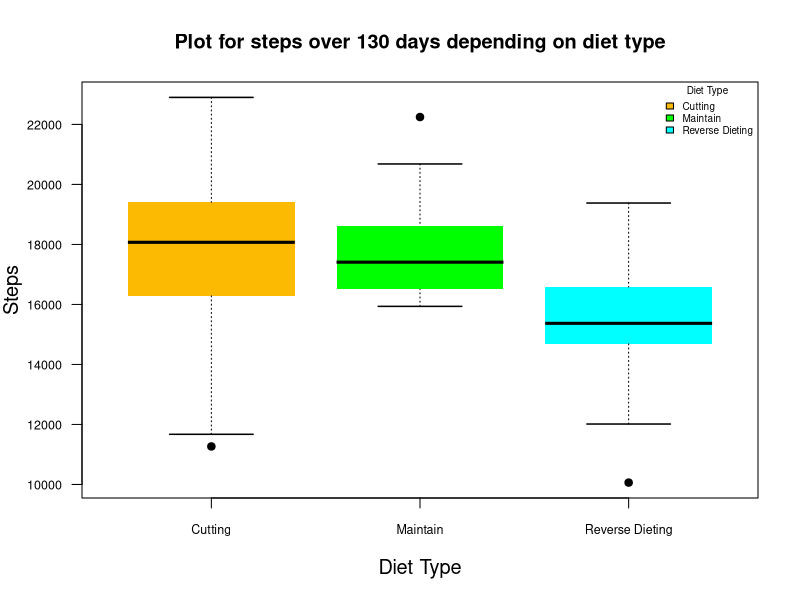
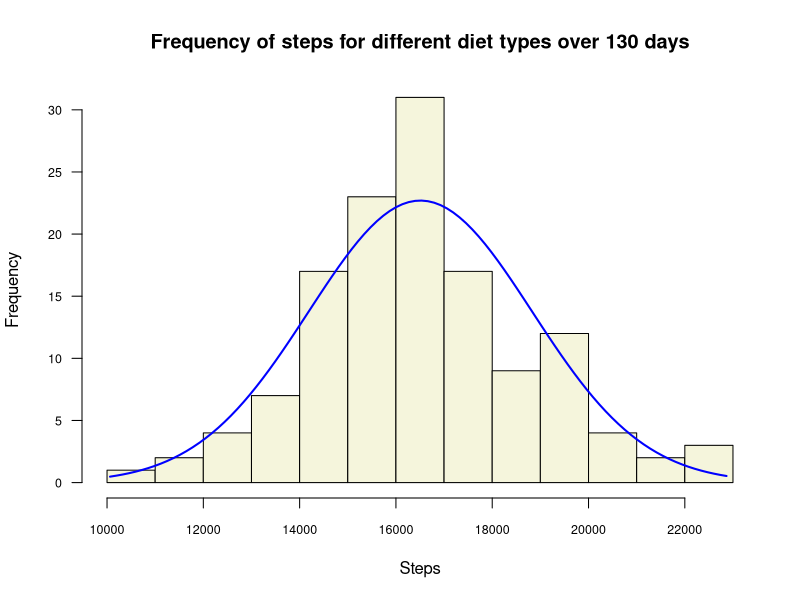

These charts were generated, in order, by the following R code:
#creating a pdf a file where the plot will be saved
pdf("visualization.pdf")

#loading the data into our dataframe
d <- read.csv("Fitness_Data.csv")  

#creating the box plot function
create_boxplot <- function(){

#dependent variable - interval/measurement data
y <- d$Steps    

#independent variable - categorical data/nominal
x <- d$Diet.Type  

#plotting the graph and setting naming the x and y axis
boxplot(y~x,
        main="Plot for steps over 130 days depending on diet type",            #main chart title
        
        ylab ="Steps",                                                                                         #y-axis label which is steps
        xlab = "Diet Type",                                                                                    #x-axis label which is diet type
        las = 1,                                                                                               #rotates values on the y axis 
        col = c("#fcba03","green","cyan"),                                                                     #setting three color codes for the three categories
        boxlty = 0,                                                                                            #removing the border line for the box plots
        whisklty = 3,                                                                                          #size of the whiskers
        staplelwd = 1.5,                                                                                       #dotted line width
        pch = 19,                                                                                              #shape of the outliers
		    cex.axis = 0.75,                                                                                       #setting the font size of the axis 
		    cex.lab = 1.2                                                                                          #setting the font size of the labels
        )
		
#adding a legend to the plot		
legend (x="topright",                                                                                          #setting the position of our legend
        legend = c("Cutting", "Maintain", "Reverse Dieting"),                                                  #creating the three legends
        bty = "n",                                                                                             #remove borderlines 
        fill = c("#fcba03","green","cyan"),                                                                    #adding color to the three categories in the legend
        cex = 0.6,                                                                                             #setting the size of our legend
        title = "Diet Type"                                                                                    #title of the legend
		)	
		}
		
#creating a histogram function
create_histogram <- function(){

#selecting or dependent variable
y <- d$Steps				       

#plotting the histogram

h <- hist(y,                                                                                                   #selecting the interval to plot
          10,
          main = "Frequency of steps for different diet types over 130 days",             #main chart title
          xlab = "Steps",                                                                                      #x-axis label
          ylab = "Frequency",                                                                                  #y-axis label
          col = "beige",                                                                                       #setting the color of the bars to be beige
          las = 1,                                                                                             #rotates the y-axis
          cex.axis = 0.75                                                                                      #initialising the font size to 75%
         )

x <- seq(min(y), max(y),length(y)) 

yn <- dnorm(x, mean=mean(y), sd=sd(y))

box.size <- diff(h$mids[1:2]) * length(y)

yn <- yn * box.size

#plotting the overlaying curve with colour blue and line width set to 200%

lines(x, yn, col="blue", lwd=2)                   

}		

#function calling of the boxplot
create_boxplot() 
 
#function calling of the histogram with overlaying curve 
create_histogram()   
                                              
#saving the plot
dev.off()




